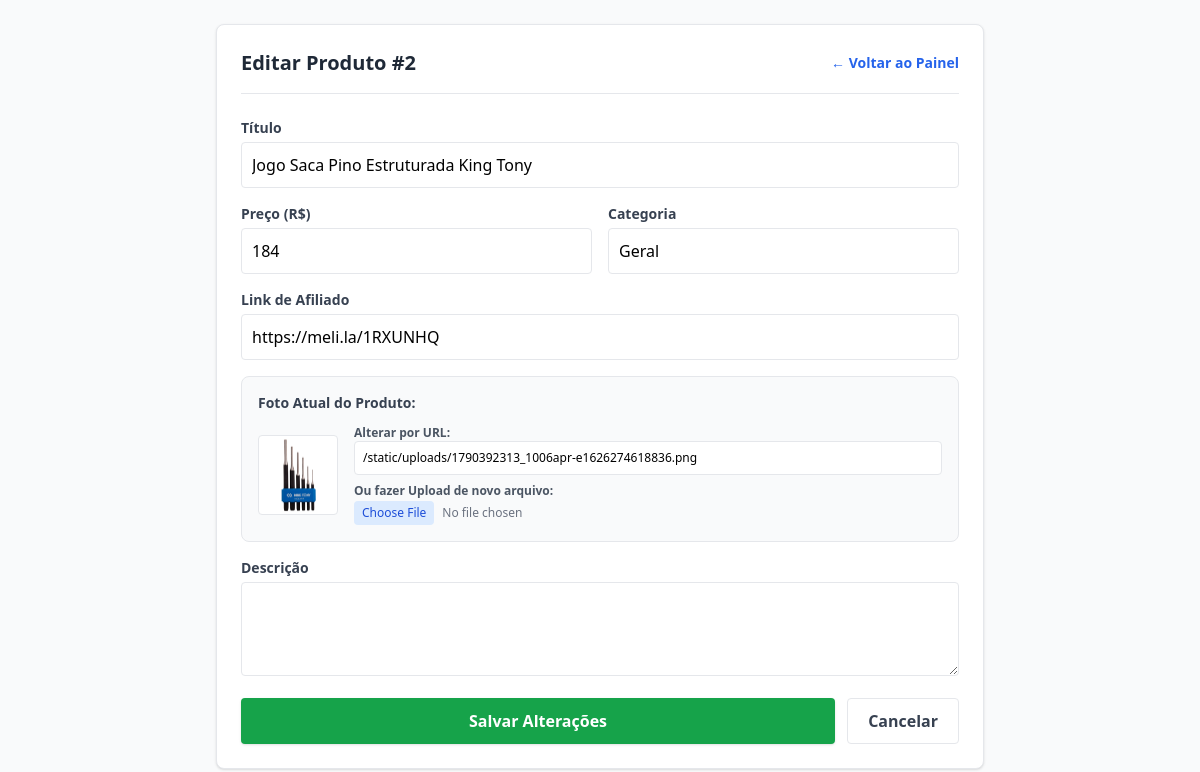
Page /admin/editar/2 on the committed database.
### tables this page shows
CREATE TABLE produtos (
                id INTEGER PRIMARY KEY AUTOINCREMENT,
                titulo TEXT NOT NULL,
                descricao TEXT,
                preco TEXT,
                imagem_url TEXT,
                categoria TEXT,
                especificacoes TEXT,
                link_afiliado TEXT NOT NULL,
                cliques INTEGER DEFAULT 0
            );

### app.py (the view, shortened to what this page needs)
@app.route('/admin/editar/<int:produto_id>', methods=['GET', 'POST'])
def editar_produto(produto_id):
    with sqlite3.connect(DB_NAME) as conn:
        conn.row_factory = sqlite3.Row
        cursor = conn.cursor()
        cursor.execute("SELECT * FROM produtos WHERE id = ?", (produto_id,))
        produto = cursor.fetchone()
    if not produto:
        abort(404)
    return render_template('editar.html', p=produto)

### templates/editar.html (shortened to what this page needs)
<!DOCTYPE html>
<html lang="pt-BR">
<head>
  <script src="https://cdn.tailwindcss.com"></script>
</head>
<body class="bg-gray-50 p-6">
  <div class="max-w-3xl mx-auto bg-white p-6 rounded-lg shadow border">
    <div class="flex justify-between items-center mb-6 border-b pb-4">
      <h1 class="text-xl font-bold text-gray-800">Editar Produto #{{ p.id }}</h1>
      <a href="/admin" class="text-blue-600 text-sm font-semibold">&larr; Voltar ao Painel</a>
    </div>
    <form method="POST" enctype="multipart/form-data" class="space-y-4">
      <div>
        <label class="block text-sm font-semibold text-gray-700 mb-1">Título</label>
        <input type="text" name="titulo" value="{{ p.titulo }}" required class="w-full border p-2.5 rounded">
      </div>
      <div class="grid grid-cols-1 md:grid-cols-2 gap-4">
        <div>
          <label class="block text-sm font-semibold text-gray-700 mb-1">Preço (R$)</label>
          <input type="text" name="preco" value="{{ p.preco }}" required class="w-full border p-2.5 rounded">
        </div>
        <div>
          <label class="block text-sm font-semibold text-gray-700 mb-1">Categoria</label>
          <input type="text" name="categoria" value="{{ p.categoria }}" class="w-full border p-2.5 rounded">
        </div>
      </div>
      <div>
        <label class="block text-sm font-semibold text-gray-700 mb-1">Link de Afiliado</label>
        <input type="url" name="link_afiliado" value="{{ p.link_afiliado }}" required class="w-full border p-2.5 rounded">
      </div>
      <div class="border rounded-lg p-4 bg-gray-50 space-y-3">
        <label class="block text-sm font-bold text-gray-700">Foto Atual do Produto:</label>
        <div class="flex items-center gap-4">
          <img src="{{ p.imagem_url }}" alt="" class="w-20 h-20 object-contain bg-white border rounded">
          <div class="flex-1 space-y-2">
            <div>
              <label class="block text-xs font-semibold text-gray-600">Alterar por URL:</label>
              <input type="url" name="imagem_url" value="{{ p.imagem_url }}" class="w-full border p-2 rounded text-xs bg-white">
            </div>
            <div>
              <label class="block text-xs font-semibold text-gray-600">Ou fazer Upload de novo arquivo:</label>
              <input type="file" name="imagem_upload" accept="image/*" class="w-full text-xs text-gray-500 file:mr-2 file:py-1 file:px-2 file:rounded file:border-0 file:bg-blue-100 file:text-blue-700">
            </div>
          </div>
        </div>
      </div>
      <div>
        <label class="block text-sm font-semibold text-gray-700 mb-1">Descrição</label>
        <textarea name="descricao" rows="3" class="w-full border p-2.5 rounded">{{ p.descricao }}</textarea>
      </div>
      <div class="flex gap-3">
        <button type="submit" class="flex-1 bg-green-600 text-white font-bold py-2.5 rounded hover:bg-green-700 shadow">
          Salvar Alterações
        </button>
        <a href="/admin" class="px-5 py-2.5 border rounded text-gray-700 text-center font-semibold hover:bg-gray-100">
          Cancelar
        </a>
      </div>
    </form>
  </div>
</body>
</html>

### rows in the picture
produtos: id "2", titulo "Jogo Saca Pino Estruturada King Tony", preco "184", categoria "Geral", link_afiliado "https://meli.la/1RXUNHQ", imagem_url (picture), imagem_url "/static/uploads/1790392313_1006apr-e1626274618836.png"
